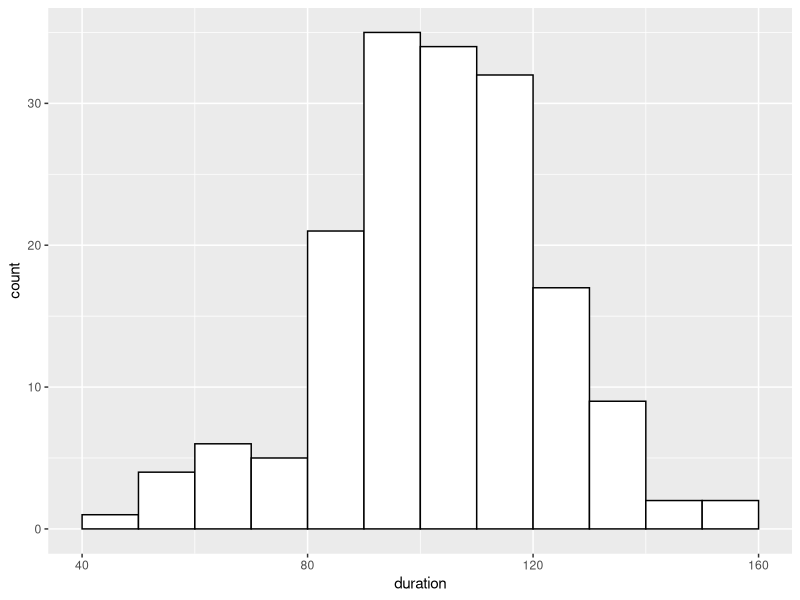
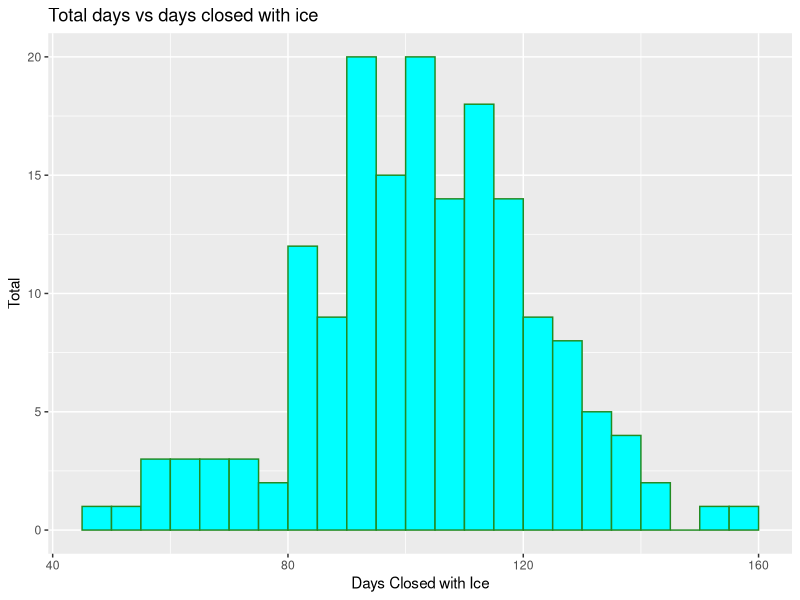
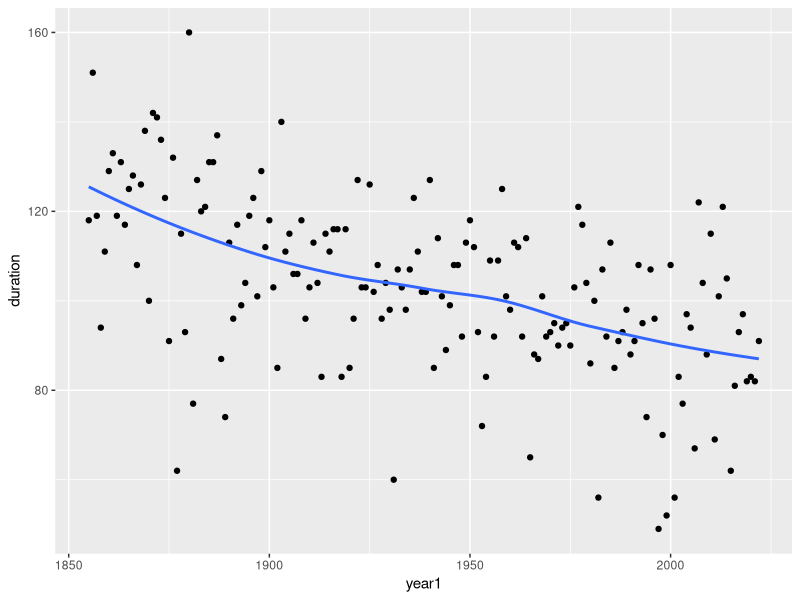
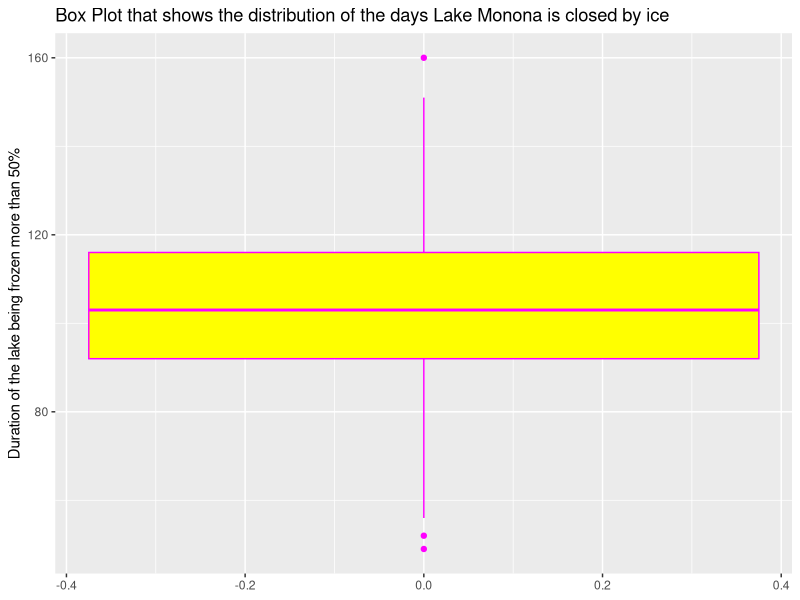
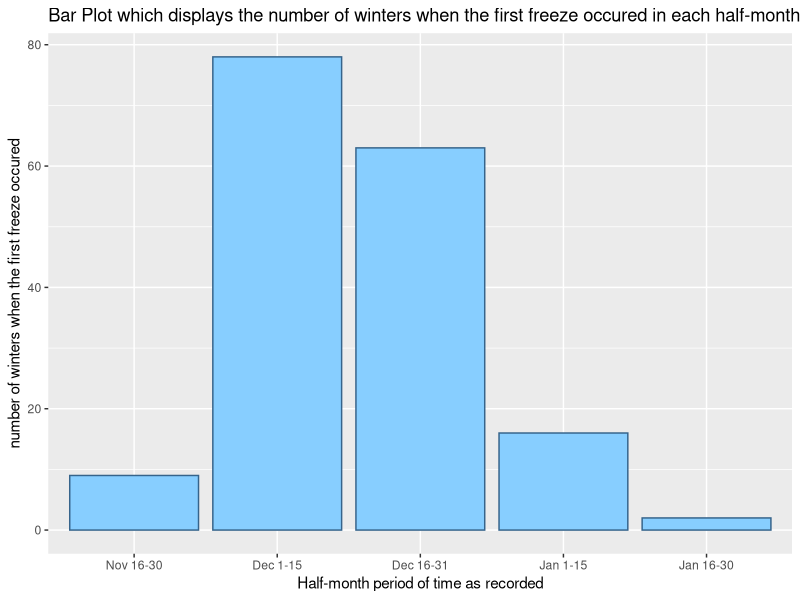
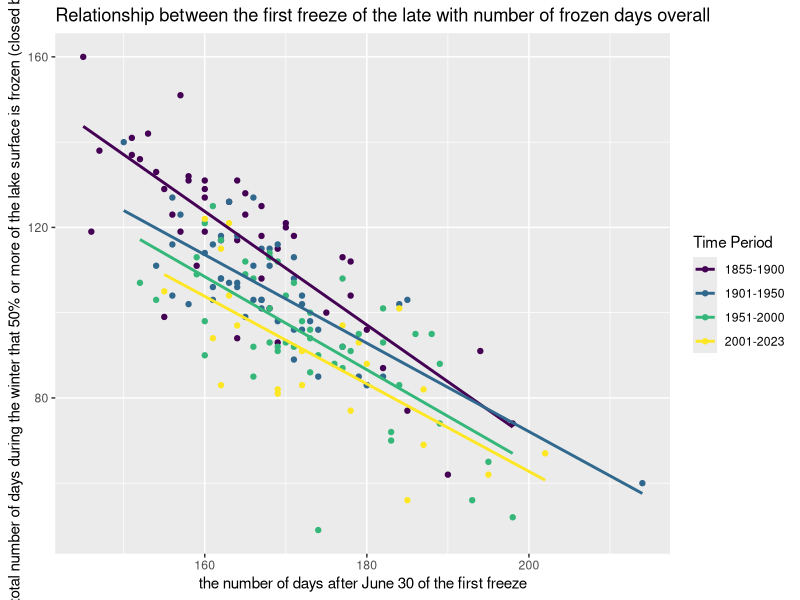
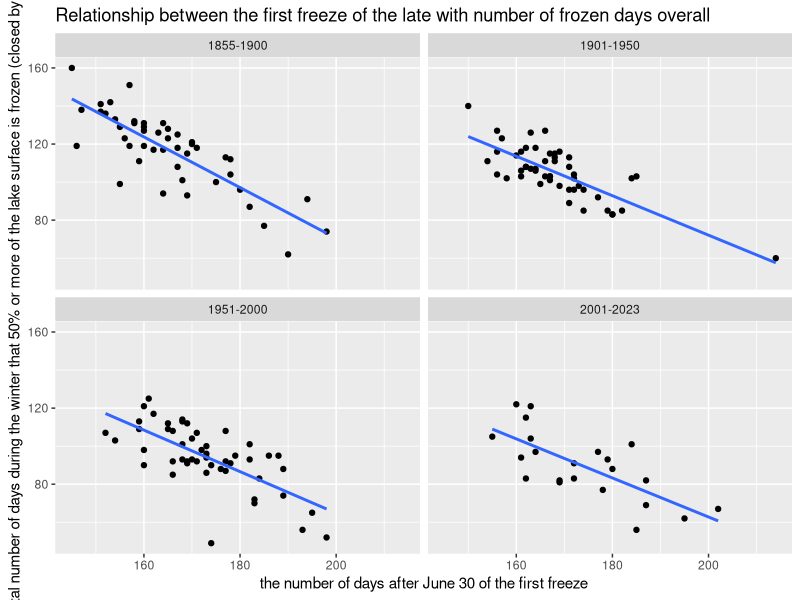

Source code (R) for these figures, in order:
## ---- chunk 1
knitr::opts_chunk$set(echo = TRUE, message  =FALSE,
                      error = TRUE, fig.height = 4)
library(tidyverse)
library(viridisLite)
## ---- chunk 2
## The echo = FALSE argument to this chunk
##   means that the code will not appear in the output
##   but the code will run so that the data is in the session

## Read Lake Monona data
## Change the order of ff_cat from alphabetical to calendar order
## We will see code like this during week 3 of the course
monona = read_csv("../../data/lake-monona-winters-2023.csv") %>% 
  mutate(ff_cat = reorder(ff_cat, ff_x))
## ---- chunk 3
monona
## ---- chunk 4
ggplot(monona, aes(x=duration)) +
  geom_histogram(boundary = 0, binwidth = 10,
                 color = "black", fill = "white")
## ---- chunk 5
ggplot(monona, aes(x = duration)) +
  geom_histogram(
    binwidth = 5,
    boundary = 70,
    color = "forestgreen",
    fill = "cyan",
    
  ) +labs(y= "Total", x = "Days Closed with Ice") +ggtitle("Total days vs days closed with ice")
## ---- chunk 6
ggplot(monona, aes(x = year1, y = duration)) +
  geom_point() +
  geom_smooth(se=FALSE)
## ---- chunk 7
ggplot(monona, aes(y=duration)) +
  geom_boxplot(
    
    color = "magenta",
    fill = "yellow"
  ) +labs(y= "Duration of the lake being frozen more than 50%") +ggtitle("Box Plot that shows the distribution of the days Lake Monona is closed by ice")
## ---- chunk 8

ggplot(monona, aes(x = ff_cat)) +
  geom_bar(
    color = "steelblue4",
    fill = "skyblue1"
  ) +labs(x = "Half-month period of time as recorded", y= "number of winters when the first freeze occured") +ggtitle("Bar Plot which displays the number of winters when the first freeze occured in each half-month period of time as recorded")

## ---- chunk 9
ggplot(monona, aes(x = ff_x, y = duration, color = period50)) +
  geom_point() +
  geom_smooth(se = FALSE, method = "lm") +
  scale_color_viridis_d() +labs(colour="Time Period") +labs(x = "the number of days after June 30 of the first freeze", y= "the total number of days during the winter that 50% or more of the lake surface is frozen (closed by ice)") +ggtitle("Relationship between the first freeze of the late with number of frozen days overall")
## ---- chunk 10

ggplot(monona, aes(x= ff_x, y = duration)) +
  geom_point() +
  geom_smooth(se = FALSE, method = "lm") +
  facet_wrap(facets = vars(period50)) +
  labs(x = "the number of days after June 30 of the first freeze", y= "the total number of days during the winter that 50% or more of the lake surface is frozen (closed by ice)") + ggtitle("Relationship between the first freeze of the late with number of frozen days overall")

